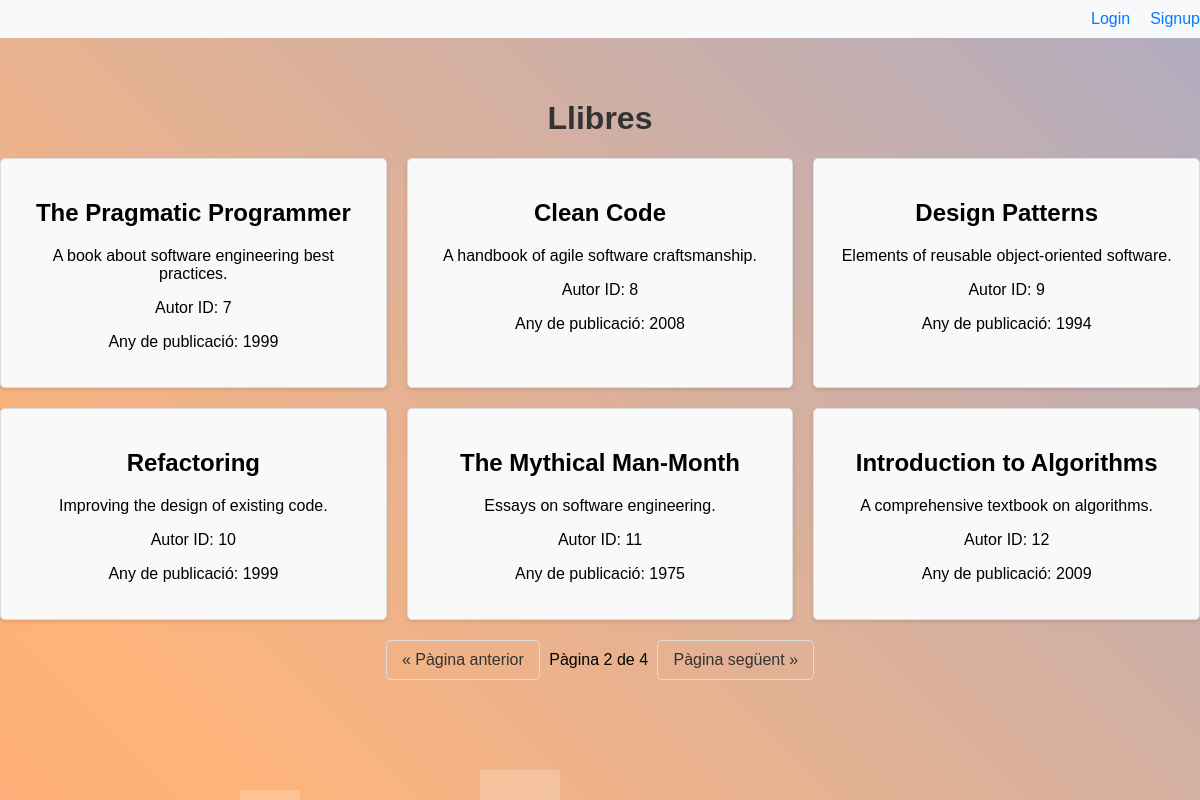
The page /?pagina=2 on the database its author committed.
### tables this page shows
CREATE TABLE `books` (
  `id` int(11) NOT NULL,
  `title` varchar(255) NOT NULL,
  `author_id` int(11) DEFAULT NULL,
  `publication_year` int(11) DEFAULT NULL,
  `description` text DEFAULT NULL
);

### Public/index.php (called while the page is built)
<?php
include '../views/index.view.php';
?>

### Controllers/BookController.php (called while the page is built, shortened)
<?php
include '../config.php';
include '../models/Book.php';
class BookController {
    public function getBooksByPage($page, $booksPerPage) {
        $book = new Book();
        return $book->getByPage($page, $booksPerPage);
    }
    public function getTotalBooks() {
        $book = new Book();
        return $book->getTotalCount();
    }
}
?>

### Models/Book.php (called while the page is built, shortened)
<?php
include '../config.php';
class Book {
    private $db;
    public function __construct() {
        global $pdo;
        $this->db = $pdo;
    }
    public function getByPage($page, $booksPerPage) {
        $offset = ($page - 1) * $booksPerPage;
        $stmt = $this->db->prepare("SELECT * FROM books LIMIT :limit OFFSET :offset");
        $stmt->bindParam(':limit', $booksPerPage, PDO::PARAM_INT);
        $stmt->bindParam(':offset', $offset, PDO::PARAM_INT);
        $stmt->execute();
        return $stmt->fetchAll(PDO::FETCH_ASSOC);
    }
    public function getTotalCount() {
        $stmt = $this->db->query("SELECT COUNT(*) FROM books");
        return $stmt->fetchColumn();
    }
}
?>

### Views/index.view.php (the view, shortened to what this page needs)
<?php
include '../controllers/BookController.php';
$controller = new BookController();
$page = isset($_GET['pagina']) ? (int)$_GET['pagina'] : 1;
$booksPerPage = 6;
$books = $controller->getBooksByPage($page, $booksPerPage);
$totalBooks = $controller->getTotalBooks();
$totalPages = ceil($totalBooks / $booksPerPage);
?>
<!DOCTYPE html>
<html>
<head>
    <link rel="stylesheet" type="text/css" href="../public/Estils/styles.css">
</head>
<body>
    <div class="shapes">
        <div class="shape"></div>
        <div class="shape"></div>
    </div>
    <div class="navbar">
        <?php if (isset($_SESSION['username'])): ?>
            <span>Welcome, <?php echo $_SESSION['username']; ?>!</span>
            <a href="../public/logout.php">Logout</a>
        <?php else: ?>
            <a href="../public/login.php">Login</a>
            <a href="../public/signup.php">Signup</a>
        <?php endif; ?>
    </div>
    <div class="content">
        <h1>Llibres</h1>
        <div class="books">
            <?php foreach ($books as $book): ?>
                <div class="book">
                    <h2><?php echo htmlspecialchars($book['title']); ?></h2>
                    <p><?php echo htmlspecialchars($book['description']); ?></p>
                    <p>Autor ID: <?php echo htmlspecialchars($book['author_id']); ?></p>
                    <p>Any de publicació: <?php echo htmlspecialchars($book['publication_year']); ?></p>
                </div>
            <?php endforeach; ?>
        </div>
        <div class="pagination">
            <?php if ($page > 1): ?>
                <a href="?pagina=<?php echo $page - 1; ?>">&laquo; Pàgina anterior</a>
            <?php endif; ?>
            <span>Pàgina <?php echo $page; ?> de <?php echo $totalPages; ?></span>
            <?php if ($page < $totalPages): ?>
                <a href="?pagina=<?php echo $page + 1; ?>">Pàgina següent &raquo;</a>
            <?php endif; ?>
        </div>
    </div>
</body>
</html>

### Public/Estils/styles.css (style rules this page uses)
body { font-family: Arial, sans-serif; background: linear-gradient(45deg, #ff7e5f, #feb47b, #86a8e7, #91eae4); background-size: 400% 400%; animation: gradientAnimation 15s ease infinite; display: flex; flex-direction: column; align-items: center; height: 100vh; margin: 0; overflow: hidden; position: relative; }
h1 { text-align: center; margin-top: 40px; color: #333; }
.shapes { position: absolute; width: 100%; height: 100%; overflow: hidden; z-index: 0; }
.shape { position: absolute; bottom: -50px; width: 40px; height: 40px; background: rgba(255, 255, 255, 0.2); animation: shapeAnimation 20s linear infinite; }
.shape:nth-child(2) { left: 20%; width: 60px; height: 60px; animation-duration: 20s; animation-delay: 2s; }
.shape:nth-child(4) { left: 40%; width: 80px; height: 80px; animation-duration: 18s; animation-delay: 0s; }
.navbar { display: flex; justify-content: flex-end; background-color: #f8f9fa; padding: 10px; width: 100%; position: absolute; top: 0; z-index: 1; }
.navbar a { margin-left: 20px; text-decoration: none; color: #007bff; }
.content { z-index: 1; text-align: center; margin-top: 60px; }
.books { display: grid; grid-template-columns: repeat(3, 1fr); grid-gap: 20px; margin-top: 20px; }
.book { background-color: #f9f9f9; padding: 20px; border: 1px solid #ddd; border-radius: 5px; box-shadow: 0 2px 4px rgba(0, 0, 0, 0.1); }
.pagination { text-align: center; margin-top: 20px; }
.pagination a { display: inline-block; padding: 10px 15px; margin: 0 5px; border: 1px solid #ddd; color: #333; text-decoration: none; border-radius: 5px; transition: background-color 0.3s, color 0.3s; }
.book a, .pagination a, .insert-button { position: relative; z-index: 1; }

### rows shown on the page
books: title "The Pragmatic Programmer", description "A book about software engineering best practices.", author "7", publication_year "1999"
books: title "Clean Code", description "A handbook of agile software craftsmanship.", author "8", publication_year "2008"
books: title "Design Patterns", description "Elements of reusable object-oriented software.", author "9", publication_year "1994"
books: title "Refactoring", description "Improving the design of existing code.", author "10", publication_year "1999"
books: title "The Mythical Man-Month", description "Essays on software engineering.", author "11", publication_year "1975"
books: title "Introduction to Algorithms", description "A comprehensive textbook on algorithms.", author "12", publication_year "2009"

### other values the page prints
$page "2"
$totalPages "4"
